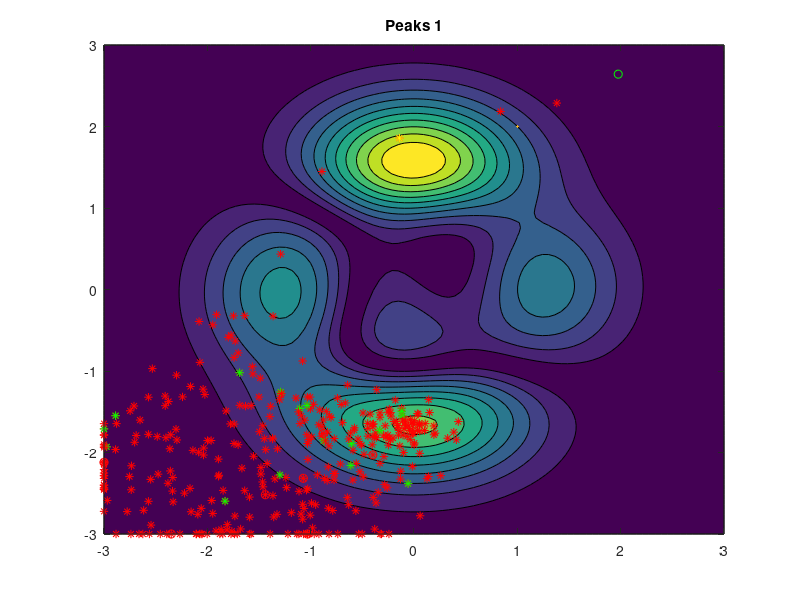
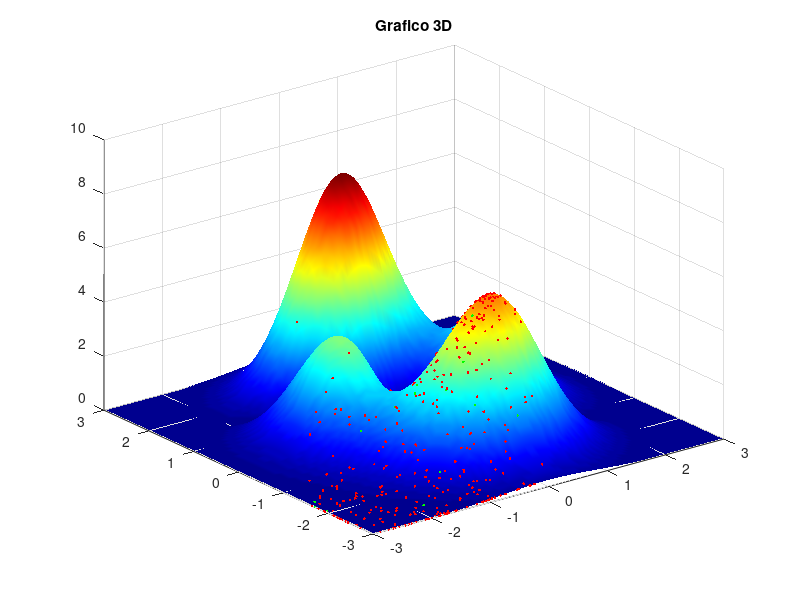
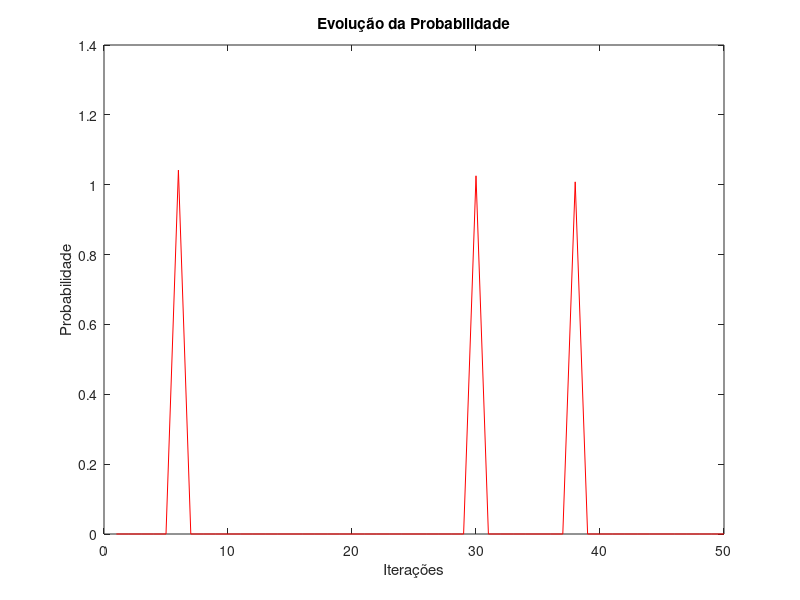
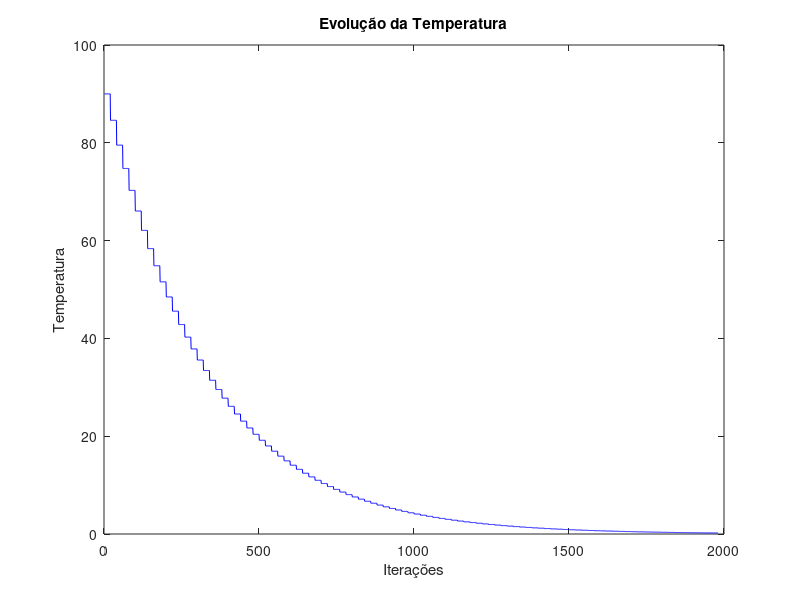

Recreate these plots in MATLAB, in order.
% |---------------------|
% | Trabalho II de IA   |
% |                     |
% | Vitor Novo <74280>  |
% |---------------------|
%%SCRIPT PARA O MR Simulated Annealing
clc
clear
close all
a=3
b=10
 %Intervalos
xmin=-3;
xmax=3; 
ymin=-3; 
ymax=3;
%nr de iterações
iteracoes =100; 
%função
fx=@(x,y) abs( a.*(1-x.^2).*exp(-x.^2-(y+1).^2)-b.*(x./5 - x.^3 -y.^5).*exp(-x.^2 -y.^2)-(1/3).*exp(-(x+1).^2-y.^2)) ;
 
%------------------------------------
%posição inicial
%Vai escolher uma posição aleatória em todo o grafico dentro dos limites
x=(xmax-xmin)*rand+xmin;
y=(ymax-ymin)*rand+ymin;
%vizinhança delta min
delta_min=-0.2; 
delta_max=0.2;
%criar vetor x com 100 pontos, como o y, meshgrid cria uma matriz 100x100
%em que combina todas as combinacoes de x e y possiveis
xx=linspace(xmin,xmax,100);
yy=linspace(ymin,ymax,100);
[X,Y]=meshgrid(xx,yy);
Z=fx(X,Y);
%
%faz plot do mapa da função
contourf(X,Y,Z);
%------------------------------------
% quando se mudar o A e B deve-se mudar aqui tb
%criação do grafico
%ezcontourf('abs(3 *(1-x^2)*exp(-x^2-(y+1)^2)-10*(x/5 - x^3 -y^5)*exp(-x^2 -y^2)-(1/3)*exp(-(x+1)^2-y^2))',...
% [-3,3],[-3,3]);
title('Peaks 1');
hold on
%Mostar o grafico em 3D
figure
surfc(X,Y,Z);
hold on;
shading interp
colormap jet
title('Grafico 3D');
figure(1);
%----------------------------------------------
%Estagnação
estagnacao=15
not_best=0;
%Guardar a variavel inicial do x e y, caso este possa ser o melhor caso
best_x = x;
best_y = y;
plot(x,y,'go',LineWidth=2)
figure(2);
%graficos 3D
plot3(x,y,fx(x,y),'g.',MarkerSize=20);
figure(1);
%contador
n=1;
t=1;
k=1
%vetor que guarda valores da função na descida
f = zeros(iteracoes,1);
%vetor da temperatura
T = zeros(iteracoes,1);
%vetor probabilidade temperatura
p_t = zeros(iteracoes,1);
%temperatura inicial
T(1)=90;
while( k < iteracoes)
 
 n=1;
 
 while n<=iteracoes/5
 
 %Inicializa x_novo random
 x_novo = (delta_max-delta_min)*randn(1)+delta_min+x;
 y_novo = (delta_max-delta_min)*randn(1)+delta_min+y;
 
 %Condições que obrigam o x_novo e y_novo a estarem dentro
 %dos intervalos impostos pela função 
 if x_novo > xmax
 x_novo = xmax;
 end
 if y_novo > ymax
 y_novo = ymax;
 end
 if x_novo < xmin
 x_novo = xmin;
 end
 if y_novo < ymin
 y_novo = ymin;
 end
 
 %calculo do delta
 deltaE = fx(x_novo, y_novo) - fx(x,y)
 
 % Se deltaE for positivo significa que fx(x,y) > fx(x_novo,y_novo)
 % UPHILL MOVEMENT
 if (deltaE > 0) %movimento de subida
 
 
 
 x = x_novo;
 y = y_novo;
 
 f(t)= fx(x_novo, y_novo);
 plot(x,y,'r*')
 figure(2);
 %graficos 3D
 plot3(x,y,fx(x,y),'r.',MarkerSize=20);
 figure(1);
 
 %BEST CALCULATOR
 if fx(best_x, best_y) < fx(x_novo, y_novo)
 best_x = x_novo;
 best_y = y_novo;
 %Se o best melhorar o not_best reseta
 not_best = 0;
 else
 not_best = not_best + 1;
 % Vai verifica se não melhorou em X vezes
 if not_best == estagnacao % estagnaçao
 %Caso atinja, vai sortear um x,y numa posição aleatória no
 %intervalo todo e marca esse ponto no gráfico
 
 %Inicializa x_novo random
 x_novo = (delta_max-delta_min)*randn(1)+delta_min+x;
 y_novo = (delta_max-delta_min)*randn(1)+delta_min+y;
 
 %Condições que obrigam o x_novo e y_novo a estarem dentro
 %dos intervalos impostos pela função 
 if x_novo > xmax
 x_novo = xmax;
 end
 if y_novo > ymax
 y_novo = ymax;
 end
 if x_novo < xmin
 x_novo = xmin;
 end
 if y_novo < ymin
 y_novo = ymin;
 end
 plot(x,y,'g*',LineWidth=2) %reinicialização
 %graficos 3D
 figure(2);
 plot3(x,y,fx(x,y),'g.',MarkerSize=20);
 figure(1);
 
 not_best = 0; %reinicia a contagem das vezes
 end
 end
 
 %DownHill Moviment
 elseif exp(abs(deltaE) /T(t)) < randn(1) %formula da probabilidade
 
 
 
 p_t(t)= exp(abs(deltaE) /T(t)); 
 
 x=x_novo; 
 y=y_novo;
 
 
 f(t)=fx(x_novo, y_novo);
 plot(x,y,'r*')
 figure(2);
 %graficos 3D
 plot3(x,y,fx(x,y),'r.',MarkerSize=20);
 figure(1);
 %BEST CALCULATOR
 if fx(best_x, best_y) < fx(x_novo, y_novo)
 best_x = x_novo;
 best_y = y_novo;
 %Se o best melhorar o not_best reseta
 not_best = 0;
 else
 not_best = not_best + 1; 
 % Vai verifica se não melhorou em X vezes
 if not_best == estagnacao % estagnaçao
 %Caso atinja, vai sortear um x,y numa posição aleatória no
 %intervalo todo e marca esse ponto no gráfico
 
 %Inicializa x_novo random
 x_novo = (delta_max-delta_min)*randn(1)+delta_min+x;
 y_novo = (delta_max-delta_min)*randn(1)+delta_min+y;
 
 %Condições que obrigam o x_novo e y_novo a estarem dentro
 %dos intervalos impostos pela função 
 if x_novo > xmax
 x_novo = xmax;
 end
 if y_novo > ymax
 y_novo = ymax;
 end
 if x_novo < xmin
 x_novo = xmin;
 end
 if y_novo < ymin
 y_novo = ymin;
 end
 plot(x,y,'ro',LineWidth=2) %reinicialização
 %graficos 3D
 figure(2);
 plot3(x,y,fx(x,y),'r.',MarkerSize=20);
 figure(1);
 
 not_best = 0; %reinicia a contagem das vezes
 end
 end
 
 end
 
 T(t+1)=T(t);
 t = t+1;
 
 n=n+1;
 end
 
 T(t) = 0.94*T(t-1); %Decrescimo da temperatura 
 
 
 %incremento do ciclo
 k=k+1;
end
plot(best_x,best_y,"y*")
figure(2);
%graficos 3D
plot3(best_x,best_y,fx(best_x,best_y),'y*',MarkerSize=20);
figure(1);
figure
plot(p_t(1:50), 'r') %Gráfico com a evolução da coordena x
title('Evolução da Probabilidade')
xlabel('Iterações')
ylabel('Probabilidade')
% Criação do plot com a função
figure
plot (T, 'b')
title('Evolução da Temperatura')
xlabel('Iterações')
ylabel('Temperatura')
% Criação do plot com a função
figure
plot (f, 'b')
title('Evolução da Função')
xlabel('Iterações')
ylabel('F(t)')
%Mostrar o valor mais alto obtido para o x, y
fprintf('Melhor x %f\n', best_x);
fprintf('Melhor y %f\n', best_y);
